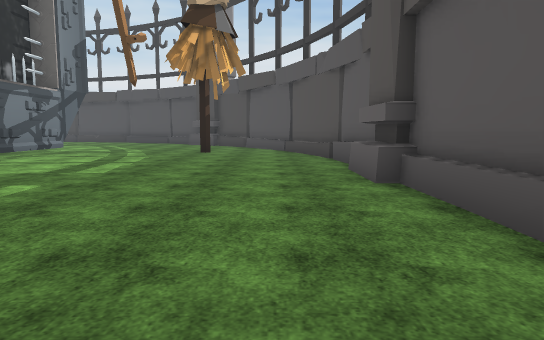
[1] (above)

24 first-person views from a walk through a Unity game level. The camera is 1.3 m above the floor, tilts 6° down and sees 70° across. The floor is counted in squares, 2 m on a side. Each view is taken from the middle of a square. On the plan, view 1 faces up. The plan holds only what a view shows up to about 11 squares ahead; the rest is blank. The place goes on beyond the plan. The player is left out. Some surface patterns are stand-ins.

[2]
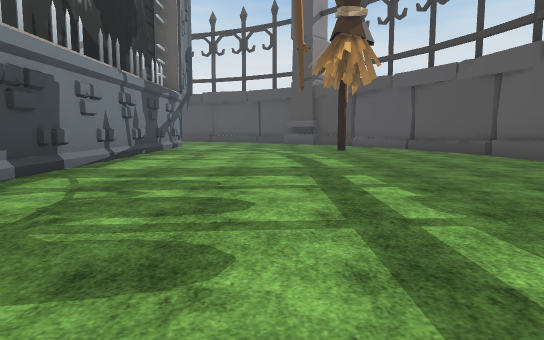

[3]
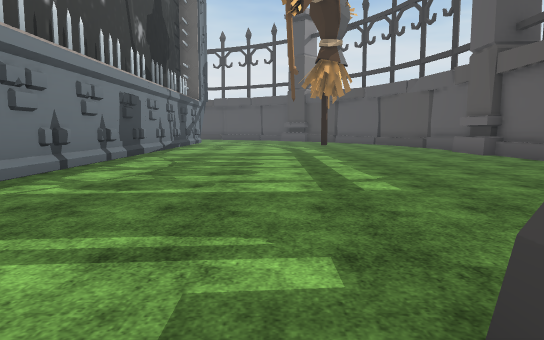

[4]
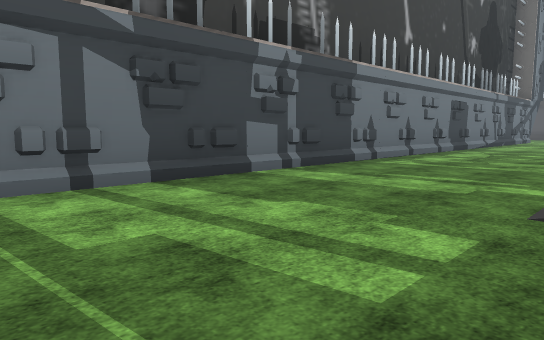

[5]
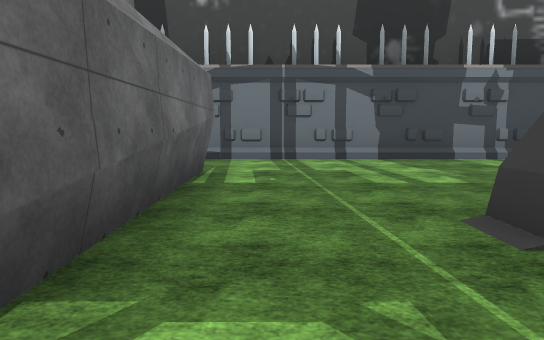

[6]
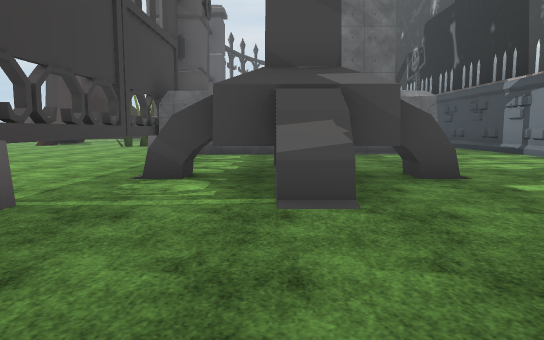

[7]
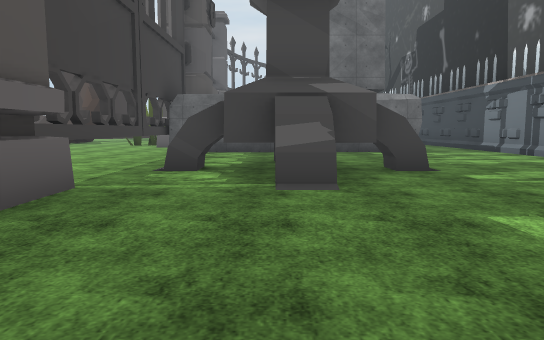

[8]
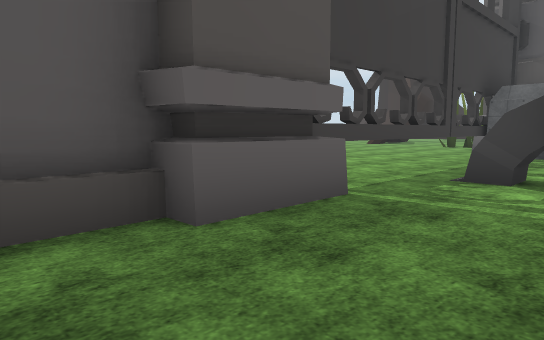

[9]
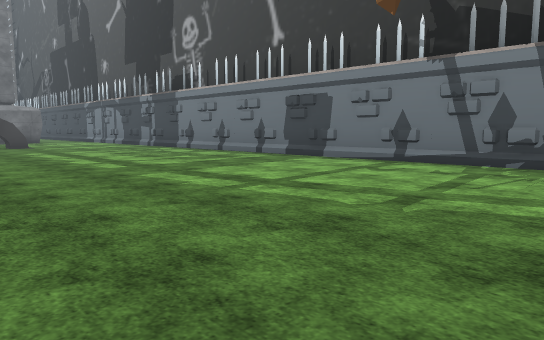

[10]
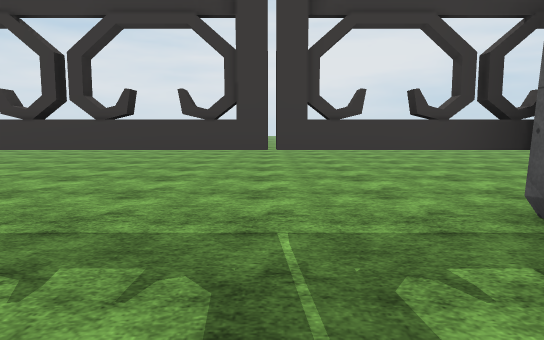

[11]
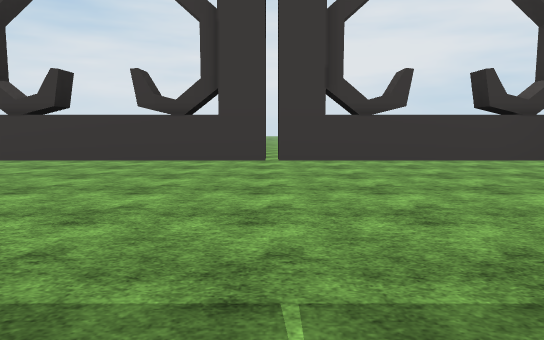

[12]
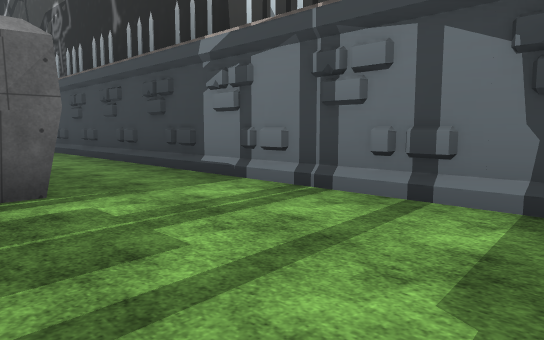

[13]
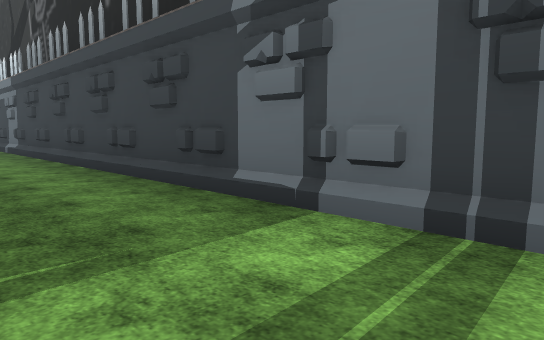

[14]
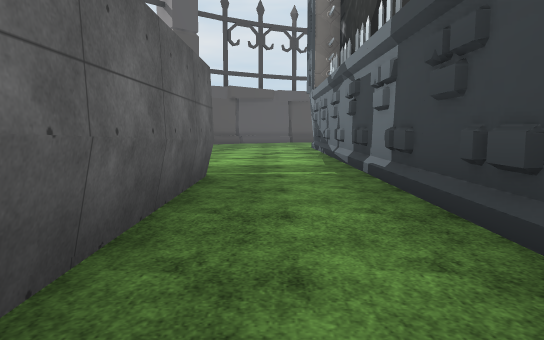

[15]
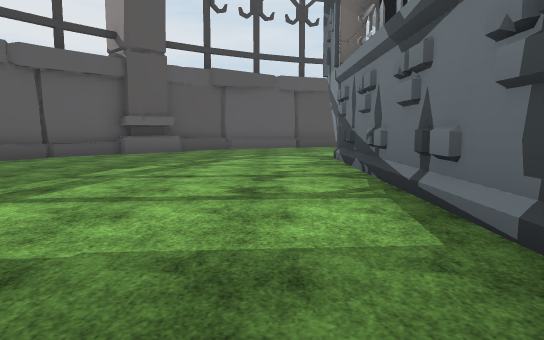

[16]
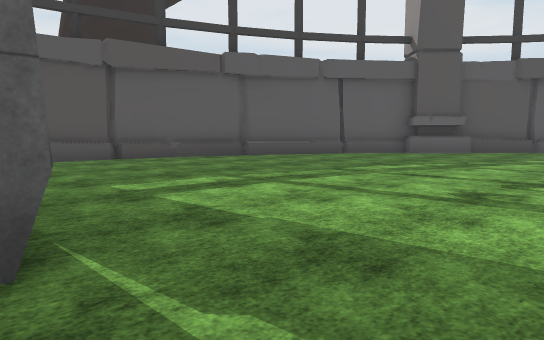

[17]
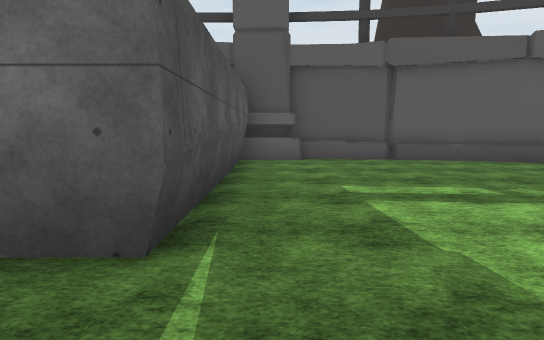

[18]
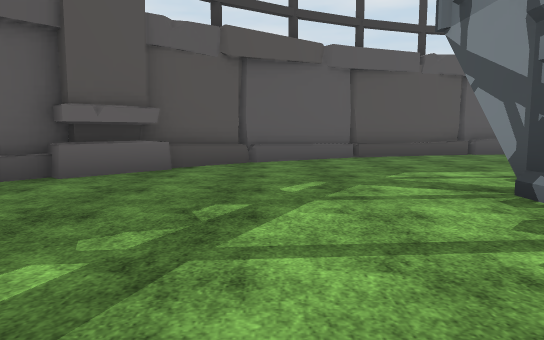

[19]
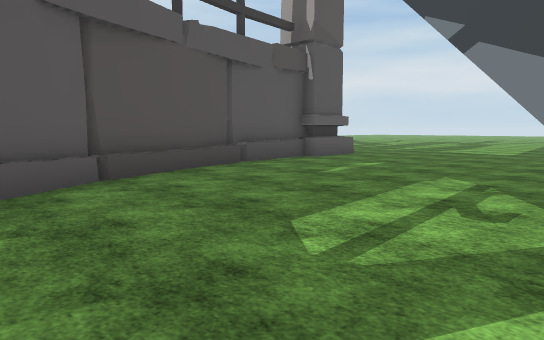

[20]
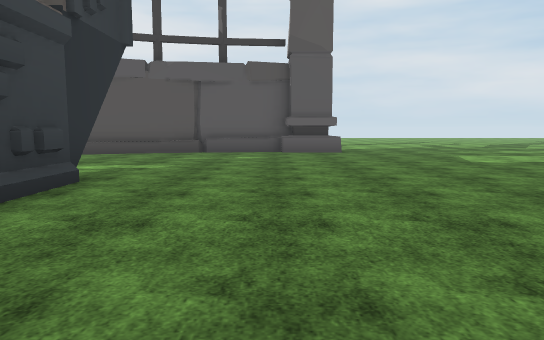

[21]
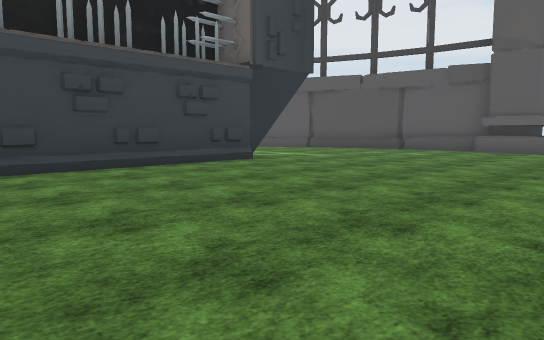

[22]
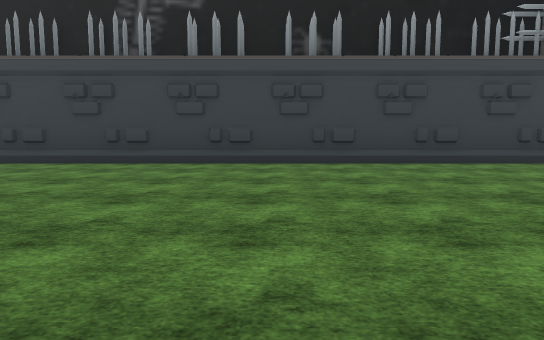

[23]
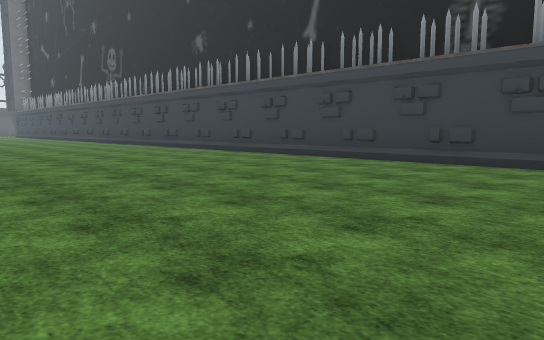

[24]
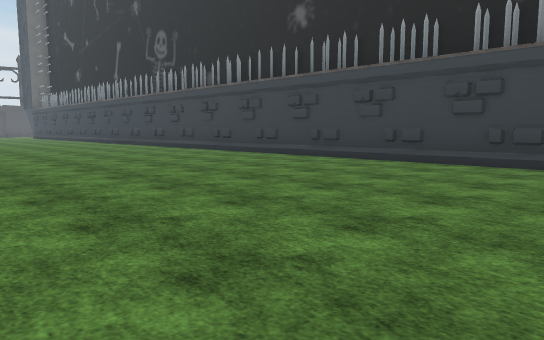

### Floor plan
Key: @ floor where view 1 was taken; # wall or solid block; x gap in a wall; . floor; ^ raised ledge; T thing the floor can be seen under or through.
Columns run from 17 left of view 1 to 10 right of it. Each row starts with its distance up from view 1.
 11          #.....#..#
 10          #........^
  9          #.........#
  8          #.........#
  7          #.........#
  6          #.........#
  5          #.........#
  4          #.........#
  3          #.........#
  2          #.........#
  1          #.........#
  0          #.......@.#      ..
 -1          #.........#    ....
 -2          #.........#   .....
 -3          #......T..T .......
 -4   ..     #....####.T........
 -5   ...    #.....  ..T........
 -6   ....   #......T..x........
 -7   .....  #.........#........
 -8   ...... #.........x........
 -9  .......##..########........
-10  .......##..       #........
-11  .......##..          ......
-12  .......##..           .....
-13  .......##..             ...
-14 ........##..
-15 ........##..#
-16 ........##..#
-17 ........##..#
-18  .......##..#
-19 ........##..########
-20 ........##.........#
-21 ........##.........#
-22 ........##.........#
-23  .......##.........#
-24  .......##........#
-25  .......##........#
-26   ......##.......^#
-27   ......##.......#
-28  .......##......^#
-29  ..............##
-30 ..............##
-31 .............##
-32 ............##
-33 ..........^##
-34 ...#######
-35    #

Positions as (right, up) in squares from view 1, and headings:
1: (0, 0), facing up
2: (-4, -1), facing up
3: (-4, -5), facing up
4: (-3, -8), facing up-left
5: (1, -8), facing left
6: (-1, 1), facing down
7: (-1, 2), facing down
8: (-1, 1), facing down-right
9: (0, 11), facing down-left
10: (-1, -7), facing right
11: (0, -7), facing right
12: (-4, -5), facing down-left
13: (-5, -7), facing down-left
14: (-6, -14), facing down
15: (-6, -19), facing down
16: (-7, -19), facing down-right
17: (-7, -20), facing right
18: (-5, -24), facing down
19: (-5, -28), facing down-left
20: (-12, -23), facing down
21: (-16, -22), facing down-right
22: (-17, -22), facing right
23: (-17, -22), facing up-right
24: (-17, -17), facing up-right
